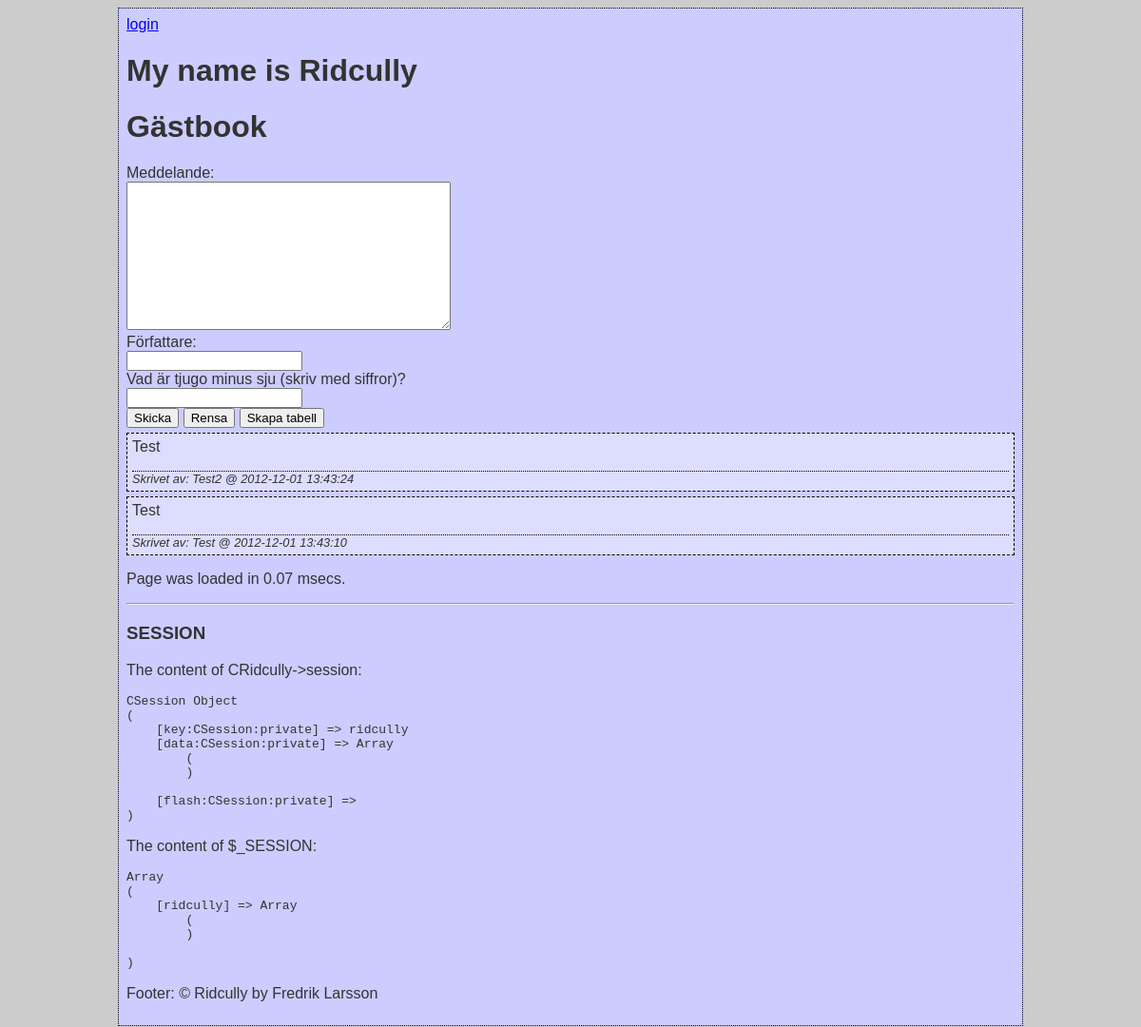
The app's page /guestbook with its own data.
### tables this page shows
CREATE TABLE r_gb (post_id INTEGER PRIMARY KEY, post_message TEXT, post_author TEXT, post_time DATETIME default (datetime('now', 'localtime')));

### src/CRidcully/CRidcully.php (called while the page is built, shortened)
<?php
class CRidcully implements ISingleton {
  public $request;
  public $data = array('main' => '',
      'title' => '',
      'header' => '',
      'footer' => '');
   protected function __construct() {
    $this->views = new CViewContainer();
   }
  public function FrontControllerRoute() {
    $this->request = new CRequest();
    $this->request->Init($this->config['base_uri']);
    $controller = $this->request->controller;
    $method     = $this->request->method;
    $arguments  = $this->request->arguments;
    $controllerExists    = isset($this->config['controllers'][$controller]);
    $controllerEnabled   = false;
    $className           = false;
    $classExists         = false;
    if($controllerExists) {
      $controllerEnabled    = ($this->config['controllers'][$controller]['enabled'] === true);
      $className            = $this->config['controllers'][$controller]['class'];
      $classExists          = class_exists($className);
    }
    if($controllerExists && $controllerEnabled && $classExists) {
      $rc = new ReflectionClass($className);
      if($rc->implementsInterface('IController')) {
        if($rc->hasMethod($method)) {
          $controllerObj = $rc->newInstance();
          $methodObj = $rc->getMethod($method);
          $methodObj->invokeArgs($controllerObj, $arguments);
        } else {
          die("404. " . get_class() . ' error: Controller does not contain method.');
        }
      } else {
        die('404. ' . get_class() . ' error: Controller does not implement interface IController.');
      }
    }
    else {
      die('404. Page is not found.');
    }
  }
      public function ThemeEngineRender() {
        $themeName    = $this->config['theme']['name'];
        $themePath    = RIDCULLY_INSTALL_PATH . "/themes/{$themeName}";
        $themeUri     = $this->request->base_uri . "themes/{$themeName}";
        $this->data['stylesheet'] = "{$themeUri}/style.css";
        include_once RIDCULLY_INSTALL_PATH . '/themes/functions.php';
        extract($this->data);
        extract($this->views->GetData());
        include("{$themePath}/default.tpl.php");
      }
}
?>

### index.php (called while the page is built, shortened)
<?php
$r = CRidcully::Instance();
$r->FrontControllerRoute();
$r->ThemeEngineRender();

### src/CDatabase/CDatabase.php (called while the page is built, shortened)
<?php
class CDatabase {
  private $db = null;
  public function __construct($dsn, $username = null, $password = null, $driver_options = null) {
    $this->db = new PDO($dsn, $username, $password, $driver_options);
    $this->db->SetAttribute(PDO::ATTR_ERRMODE, PDO::ERRMODE_EXCEPTION);
  }
  public function ExecuteSelectQueryAndFetchAll($query, $params=array()){
    $this->stmt = $this->db->prepare($query);
    $this->stmt->execute($params);
    return $this->stmt->fetchAll(PDO::FETCH_ASSOC);
  }
}

### src/CMGuestBook/CMGuestBook.php (called while the page is built, shortened)
<?php
class CMGuestBook extends CObject implements IHasSQL {
  public static function SQL($key=null) {
   $queries = array(
      'create table guestbook'  => "CREATE TABLE IF NOT EXISTS r_gb (post_id INTEGER PRIMARY KEY, post_message TEXT, post_author TEXT, post_time DATETIME default (datetime('now', 'localtime')));",
      'insert into guestbook'   => "INSERT INTO r_gb (post_message, post_author) VALUES (?, ?);",
      'select from guestbook' => 'SELECT * FROM r_gb ORDER BY post_id DESC;',
      'drop guestbook'          => 'DROP TABLE r_gb;',
   );
    return $queries[$key];
  }
  public function ReadAll() {
    try {
      return $this->database->ExecuteSelectQueryAndFetchAll(self::SQL('select from guestbook'));
    } catch (Exception $e) {
      return array();
    }
  }
}
?>

### src/CCGuestBook/CCGuestBook.php (called while the page is built, shortened)
<?php
class CCGuestBook extends CObject implements IController {
  private $guestbookModel;
  public function __construct() {
    $this->guestbookModel = new CMGuestBook();
  }
    public function Index() {
    $this->views->SetTitle("Gästbok");
    $this->views->AddInclude(__DIR__ . '/index.tpl.php', array(
        'posts'=>  $this->guestbookModel->ReadAll(),
        'formAction' => $this->request->CreateUri('guestbook/post')
    ));
  }
}
?>

### src/CCGuestBook/index.tpl.php (the view)
<h1>Gästbook</h1>
 <form action="<?=$formAction?>" method="post">
   <label for="message">Meddelande:<br>
    <textarea id="message" cols="40" rows="10" name="message"></textarea>
   </label><br>
   <label for="author">Författare:<br>
    <input type="text" id="author" name="author">
   </label><br>
   <label for="password">Vad är tjugo minus sju (skriv med siffror)?<br>
    <input type="text" id="password" name="password">
   </label><br>
   <input type="submit" name="submit" id="submit" value="Skicka">
   <input type="submit" name="clear" id="clear" value="Rensa">
   <input type="submit" name="create" id="create" value="Skapa tabell">
 </form>
<?php foreach ($posts as $post): ?>
<article class="post">
  <p class="message"><?=$post["post_message"]?></p>
  <p class="author">Skrivet av: <?=$post["post_author"]?> @ <?=$post["post_time"]?></p>
</article>
<?php endforeach; ?>

### src/CViewContainer/CViewContainer.php (shortened to what this page needs)
<?php
class CViewContainer {
   private $views = array();
   public function AddInclude($file, $variables=array()) {
     $this->views[] = array('type' => 'include', 'file' => $file, 'variables' => $variables);
  }
   public function Render() {
     foreach($this->views as $view) {
      switch($view['type']) {
        case 'include':
          extract($view['variables']);
          include($view['file']);
          break;
      }
     }
  }
}

### themes/default/style.css (style rules this page uses)
html { background: #ccc; }
body { margin: 8px auto; width: 934px; padding: 8px; background: #ccf; border: 1px dotted #000000; font-family: Verdana,Arial,Helvetica,sans-serif; color: #333333; }
p.message { margin-top: 0; }
p.author { font-style: italic; font-size: 0.8em; margin: 0; border-top: 1px dotted #000; }
article.post { background-color: #ddf; padding: 5px; border: 1px dashed #000; margin: 5px 0; }

### records on screen
r_gb: post_message "Test", post_author "Test2", post_time "2012-12-01 13:43:24"
r_gb: post_message "Test", post_author "Test", post_time "2012-12-01 13:43:10"

### other values on screen
htmlent(print_r($r->session, true)) "CSession Object ( [key:CSession:private] => ridcully [data:CSession:private] => Array ( ) [flash:CSession:private] => )"
htmlent(print_r($_SESSION, true)) "Array ( [ridcully] => Array ( ) )"
